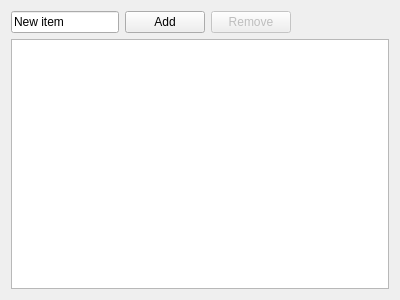
<?xml version="1.0" encoding="UTF-8"?>
<ui version="4.0">
 <class>TabListWidget</class>
 <widget class="QWidget" name="TabListWidget">
  <property name="geometry">
   <rect>
    <x>0</x>
    <y>0</y>
    <width>400</width>
    <height>300</height>
   </rect>
  </property>
  <property name="windowTitle">
   <string>Form</string>
  </property>
  <layout class="QVBoxLayout" name="verticalLayout">
   <item>
    <layout class="QHBoxLayout" name="horizontalLayout">
     <item>
      <widget class="QLineEdit" name="lineEditNew">
       <property name="text">
        <string>New item</string>
       </property>
      </widget>
     </item>
     <item>
      <widget class="QPushButton" name="pushButtonAdd">
       <property name="text">
        <string>Add</string>
       </property>
      </widget>
     </item>
     <item>
      <widget class="QPushButton" name="pushButtonRemove">
       <property name="enabled">
        <bool>false</bool>
       </property>
       <property name="text">
        <string>Remove</string>
       </property>
      </widget>
     </item>
     <item>
      <spacer name="horizontalSpacer">
       <property name="orientation">
        <enum>Qt::Horizontal</enum>
       </property>
       <property name="sizeHint" stdset="0">
        <size>
         <width>40</width>
         <height>20</height>
        </size>
       </property>
      </spacer>
     </item>
    </layout>
   </item>
   <item>
    <widget class="QListWidget" name="listWidget"/>
   </item>
  </layout>
 </widget>
 <resources/>
 <connections/>
</ui>
